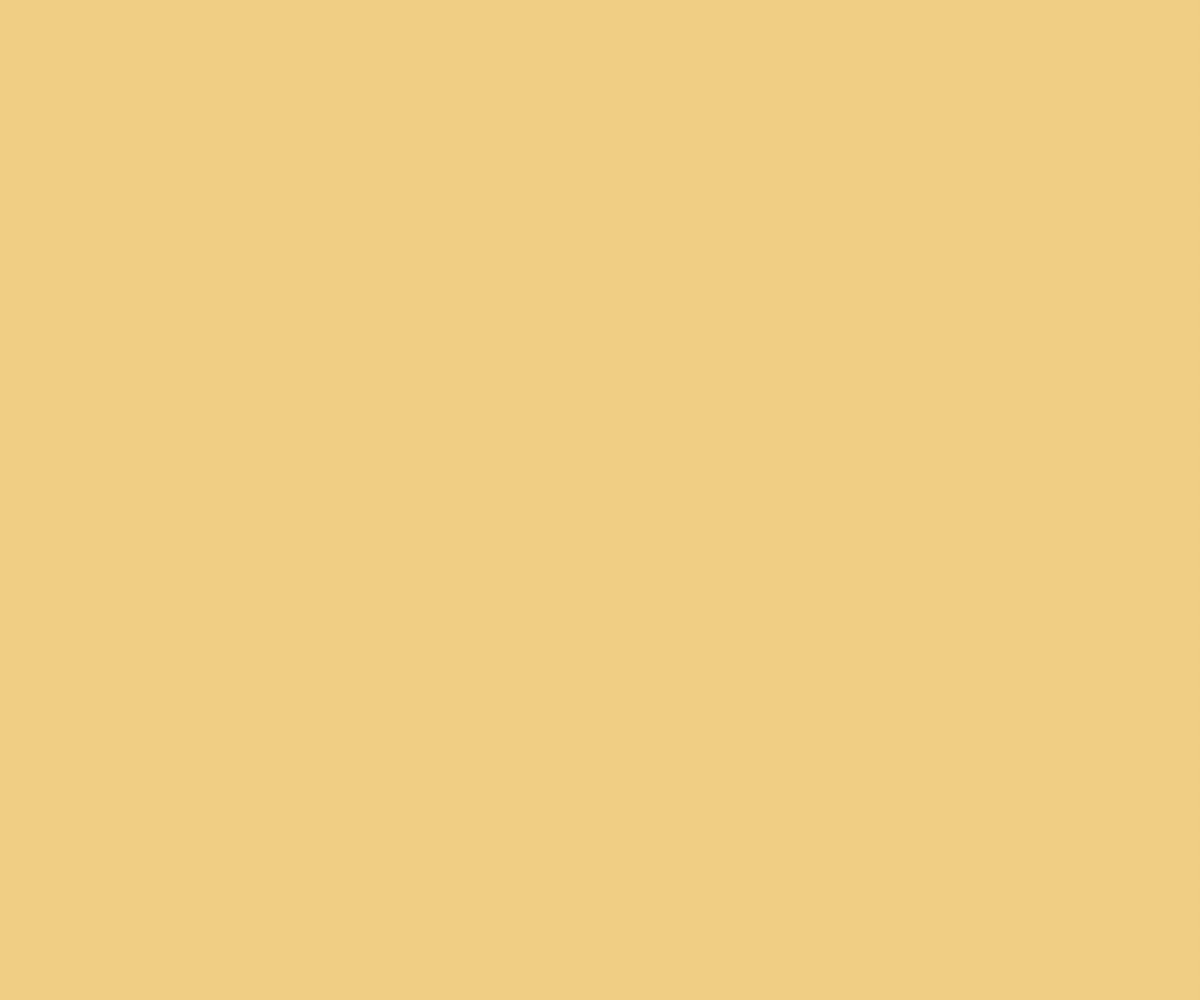
Frame 1 (no input)
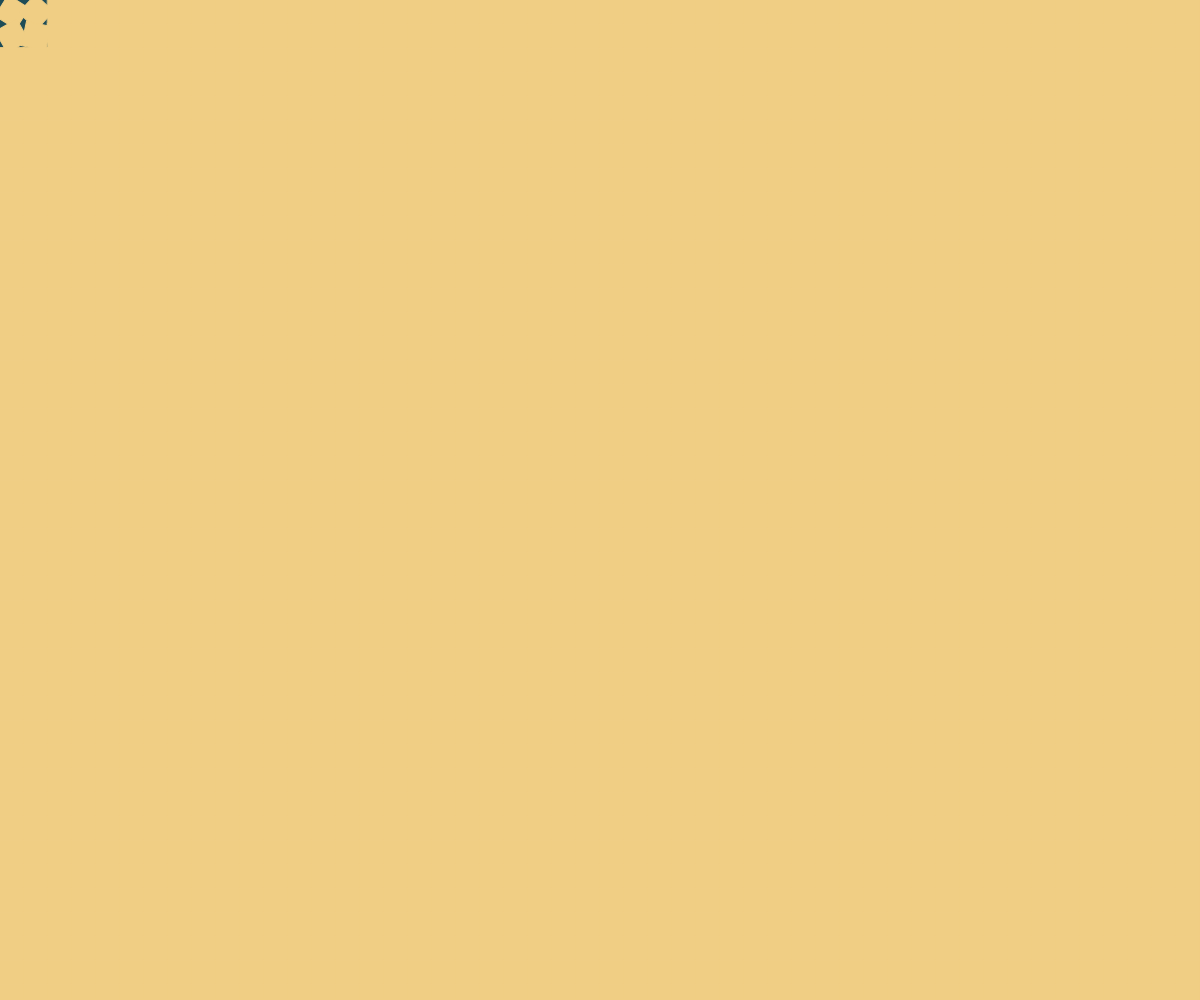
Frame 60 (no input)
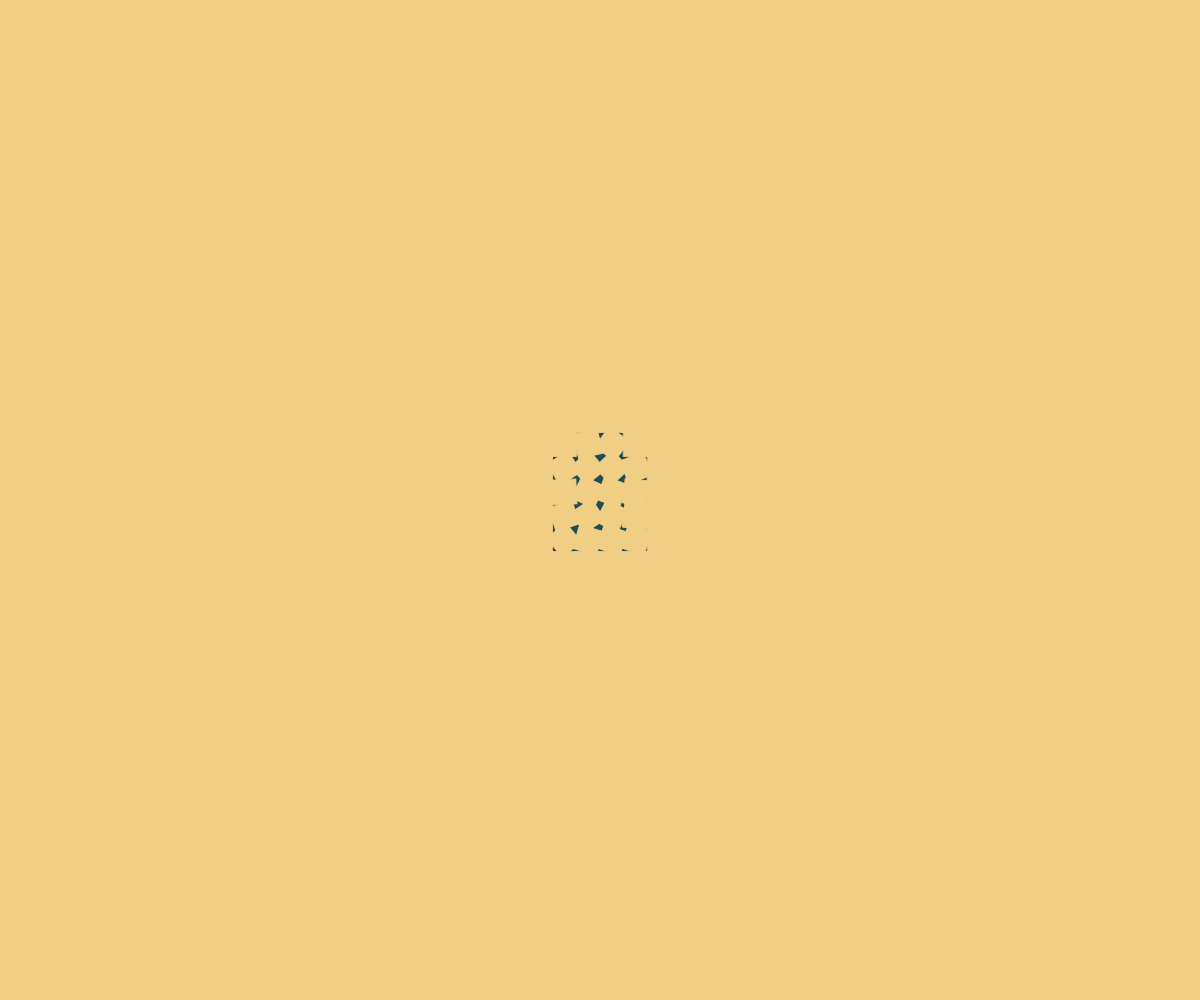
Frame 120 (the mouse pressed at the canvas centre since frame 60)

The p5.js sketch that drew these frames (run headless with seeded random() and noise() and a simulated clock; from frame 60 on, the mouse is pressed at the canvas centre):

// p5.js sketch
// ── sketch.js
var palette;
var finish = false;
var moving = false;
var c = 0;
var spinners = [];

function setup() {
  colorMode(HSL);
  angleMode(DEGREES);

  palette = [ [color(41,78,73),color(191,48,23)],
              [color(320,78,60),color(290,48,18)],
              [color(155,68,53),color(300,48,23)]]

  // palette = [color(155,68,53),color(300,48,23)];
  // palette = [color(320,78,60),color(290,48,18)];
  // palette = [color(41,78,73),color(191,48,23)];
  createCanvas(windowWidth, windowHeight);

  // set number of spinners in x direction then set other distance variables
  let xn = 50;
  let l = windowWidth / xn;
  let w = l*.5;
  let yn = ceil(windowHeight / l)
  let x = l/2;

  // cycle across window
  for (let i=0; i<xn; i++){
    let y = l/2;
    for (let j=0; j<yn; j++){
      let s = new Spinner(x, y, l*1.03);
      spinners.push(s);
      y += l;
    }
    x += l;
  }
}

function draw() {
  background(palette[c][1]);

  for (let s of spinners){
    s.show();
    s.spin();
  }
}

class Spinner{
  constructor(x, y, l){
    this.x = x;
    this.y = y;
    this.l = l;
    this.r = 0;
    this.s = 0;
    this.d = 0;
    this.stoprange = false;
    this.moving = false;
  }
  show(){
    push();
    rectMode(CENTER);
    translate(this.x, this.y);
    rotate(this.r);
    stroke(palette[c][0]);
    fill(palette[c][0]);
    rect(0, 0, this.l, this.l);
    pop();
  }
  spin(){

    // calulate no. of degrees left to next quarter turn
    this.d = 90 -(this.r % 90);
    // if very close to quarter turn set stoprange to true
    if (this.moving && this.d < 2) this.stoprange = true;

    // every 10 frames..
    if (frameCount % 10 == 0){
      // below certain speed threshold keep speed constant
      if(this.moving && this.s<1){
        this.s = this.s;
        // and if in stoprange turn to quarter then stop
        if (this.stoprange){
          this.r = 0;
          this.s = 0;
          this.moving = false;
          this.stoprange = false;
        }
      }
      // else reduce speed by half each go
      else this.s = this.s/2;
    }

    // keep turning
    this.r += this.s;
  }
  // when called sets spinning at random speed
  trigger1(){
      this.moving = true;
      this.s = random(24, 40);
    }
  trigger2(){
    if(dist(this.x, this.y, mouseX, mouseY) < (windowWidth/20)){
      this.moving = true;
      this.s = random(24, 40);
    }
  }
}

// call trigger for all spinners on mouseclick
function mouseClicked(){
  for(let s of spinners){
    s.trigger1();
  }
}
function mouseMoved(){
  for(let s of spinners){
    s.trigger2();
  }
}

function keyPressed(){
  if(c == 2) c = 0;
  else c += 1;
}

// ── basic_squares.js

var cx;
var cy;

var startx, starty;
var sizex, sizey;
var shiftx, shifty;
var minx, miny;

var n;

// var moving = windowWidth;

function setup() {

  createCanvas(windowWidth, windowHeight);
  // background(color(48, 39, 140));

  // cx = windowWidth / 2;
  // cy = windowHeight / 2;

  startx = windowWidth * 0.2;
  starty = windowHeight * 0.2;
  shiftx = 10;
  shifty = 10;
  sizex = 500;
  sizey = 500;

  n = 10;

  noFill();
  stroke(0);
  strokeWeight(2)

  // rect(startx, starty, sizex, sizey);

  for(var i = 0; i < 10; i++){

    startx = startx + shiftx;
    starty = starty + shifty;

    rect(startx, starty, sizex, sizey);
    // print(i);
  }

}

function draw() {


}
